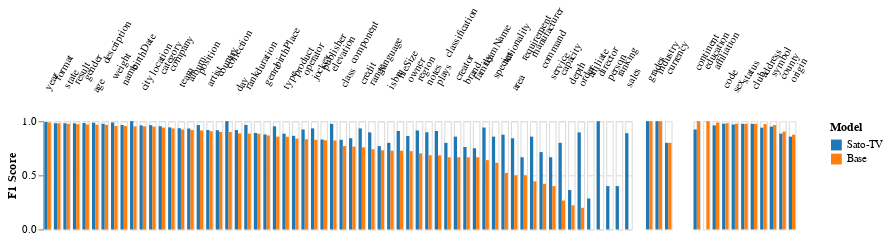

The notebook cell saved with this chart:
### Code cell
f2

### Figure 1 — Vega-Lite specification as saved in the notebook (floating-point values rounded to 4 significant figures)
{"config": {"view": {"continuousWidth": 400, "continuousHeight": 300}, "facet": {"spacing": 0.8}}, "hconcat": [{"data": {"name": "data-492e920bcffcb45361117eaab9cbeadc"}, "facet": {"column": {"field": "type", "header": {"labelAngle": 300}, "sort": {"field": "F1", "op": "min", "order": "descending"}, "title": null, "type": "ordinal"}}, "spec": {"mark": {"type": "bar", "size": 3}, "encoding": {"color": {"field": "Model", "scale": {"domain": ["Sato-TV", "Base"], "scheme": "category10"}, "sort": ["Sato", "Sato-TV", "Sato-ST", "Base"], "type": "nominal"}, "x": {"axis": null, "field": "Model", "sort": ["Sato", "Sato-TV", "Sato-ST", "Base"], "type": "ordinal"}, "y": {"field": "F1", "title": "F1 Score", "type": "quantitative"}}, "height": 100, "width": 6}}, {"data": {"name": "data-743c36fc6c0684ca91f4e48f77de576f"}, "facet": {"column": {"field": "type", "header": {"labelAngle": 300}, "sort": {"field": "F1", "op": "max", "order": "descending"}, "title": null, "type": "ordinal"}}, "spec": {"mark": {"type": "bar", "size": 3}, "encoding": {"color": {"field": "Model", "scale": {"domain": ["Sato-TV", "Base"], "scheme": "category10"}, "sort": ["Sato", "Sato-TV", "Sato-ST", "Base"], "type": "nominal"}, "x": {"axis": null, "field": "Model", "sort": ["Sato", "Sato-TV", "Sato-ST", "Base"], "title": null, "type": "ordinal"}, "y": {"axis": null, "field": "F1", "title": null, "type": "quantitative"}}, "height": 100, "width": 6}}, {"data": {"name": "data-6fe09edf684e4815902701148a910bd9"}, "facet": {"column": {"field": "type", "header": {"labelAngle": 300}, "sort": {"field": "F1", "op": "max", "order": "descending"}, "title": null, "type": "ordinal"}}, "spec": {"mark": {"type": "bar", "size": 3}, "encoding": {"color": {"field": "Model", "scale": {"domain": ["Sato-TV", "Base"], "scheme": "category10"}, "sort": ["Sato", "Sato-TV", "Sato-ST", "Base"], "type": "nominal"}, "x": {"axis": null, "field": "Model", "sort": ["Sato", "Sato-TV", "Sato-ST", "Base"], "title": null, "type": "ordinal"}, "y": {"axis": null, "field": "F1", "title": null, "type": "quantitative"}}, "height": 100, "width": 6}}], "spacing": 0, "$schema": "https://vega.github.io/schema/vega-lite/v4.17.0.json", "datasets": {"data-492e920bcffcb45361117eaab9cbeadc": [{"type": "affiliate", "Model": "Sato-TV", "F1": 0.2857}, {"type": "age", "Model": "Sato-TV", "F1": 0.9857}, {"type": "album", "Model": "Sato-TV", "F1": 0.9322}, {"type": "area", "Model": "Sato-TV", "F1": 0.8421}, {"type": "artist", "Model": "Sato-TV", "F1": 0.9182}, {"type": "birthDate", "Model": "Sato-TV", "F1": 1.0}, {"type": "birthPlace", "Model": "Sato-TV", "F1": 0.9524}, {"type": "brand", "Model": "Sato-TV", "F1": 0.7619}, {"type": "capacity", "Model": "Sato-TV", "F1": 0.8}, {"type": "category", "Model": "Sato-TV", "F1": 0.9534}, {"type": "city", "Model": "Sato-TV", "F1": 0.9609}, {"type": "class", "Model": "Sato-TV", "F1": 0.8281}, {"type": "classification", "Model": "Sato-TV", "F1": 0.8}, {"type": "collection", "Model": "Sato-TV", "F1": 1.0}, {"type": "command", "Model": "Sato-TV", "F1": 0.7143}, {"type": "company", "Model": "Sato-TV", "F1": 0.9427}, {"type": "component", "Model": "Sato-TV", "F1": 0.8421}, {"type": "country", "Model": "Sato-TV", "F1": 0.9167}, {"type": "creator", "Model": "Sato-TV", "F1": 0.8571}, {"type": "credit", "Model": "Sato-TV", "F1": 0.9333}, {"type": "day", "Model": "Sato-TV", "F1": 0.9176}, {"type": "depth", "Model": "Sato-TV", "F1": 0.3636}, {"type": "description", "Model": "Sato-TV", "F1": 0.9759}, {"type": "director", "Model": "Sato-TV", "F1": 1.0}, {"type": "duration", "Model": "Sato-TV", "F1": 0.8913}, {"type": "elevation", "Model": "Sato-TV", "F1": 0.975}, {"type": "family", "Model": "Sato-TV", "F1": 0.75}, {"type": "fileSize", "Model": "Sato-TV", "F1": 0.9091}, {"type": "format", "Model": "Sato-TV", "F1": 0.9809}, {"type": "gender", "Model": "Sato-TV", "F1": 0.9826}, {"type": "genre", "Model": "Sato-TV", "F1": 0.8772}, {"type": "isbn", "Model": "Sato-TV", "F1": 0.8}, {"type": "jockey", "Model": "Sato-TV", "F1": 0.9333}, {"type": "language", "Model": "Sato-TV", "F1": 0.7692}, {"type": "location", "Model": "Sato-TV", "F1": 0.9633}, {"type": "manufacturer", "Model": "Sato-TV", "F1": 0.8571}, {"type": "name", "Model": "Sato-TV", "F1": 0.9648}, {"type": "nationality", "Model": "Sato-TV", "F1": 0.875}, {"type": "notes", "Model": "Sato-TV", "F1": 0.8975}, {"type": "operator", "Model": "Sato-TV", "F1": 0.9231}, {"type": "order", "Model": "Sato-TV", "F1": 0.8966}, {"type": "owner", "Model": "Sato-TV", "F1": 0.8636}, {"type": "person", "Model": "Sato-TV", "F1": 0.4}, {"type": "plays", "Model": "Sato-TV", "F1": 0.9091}, {"type": "position", "Model": "Sato-TV", "F1": 0.9638}, {"type": "product", "Model": "Sato-TV", "F1": 0.8649}, {"type": "publisher", "Model": "Sato-TV", "F1": 0.8302}, {"type": "range", "Model": "Sato-TV", "F1": 0.8966}, {"type": "rank", "Model": "Sato-TV", "F1": 0.9654}, {"type": "ranking", "Model": "Sato-TV", "F1": 0.4}, {"type": "region", "Model": "Sato-TV", "F1": 0.9143}, {"type": "requirement", "Model": "Sato-TV", "F1": 0.6667}, {"type": "result", "Model": "Sato-TV", "F1": 0.9801}, {"type": "sales", "Model": "Sato-TV", "F1": 0.8889}, {"type": "service", "Model": "Sato-TV", "F1": 0.6667}, {"type": "species", "Model": "Sato-TV", "F1": 0.8571}, {"type": "state", "Model": "Sato-TV", "F1": 0.9805}, {"type": "team", "Model": "Sato-TV", "F1": 0.9353}, {"type": "teamName", "Model": "Sato-TV", "F1": 0.9412}, {"type": "type", "Model": "Sato-TV", "F1": 0.8845}, {"type": "weight", "Model": "Sato-TV", "F1": 0.9878}, {"type": "year", "Model": "Sato-TV", "F1": 0.9923}, {"type": "affiliate", "Model": "Base", "F1": 0.0}, {"type": "age", "Model": "Base", "F1": 0.9674}, {"type": "album", "Model": "Base", "F1": 0.9184}, {"type": "area", "Model": "Base", "F1": 0.5}, {"type": "artist", "Model": "Base", "F1": 0.9074}, {"type": "birthDate", "Model": "Base", "F1": 0.9524}, {"type": "birthPlace", "Model": "Base", "F1": 0.8571}, {"type": "brand", "Model": "Base", "F1": 0.6667}, {"type": "capacity", "Model": "Base", "F1": 0.2667}, {"type": "category", "Model": "Base", "F1": 0.9406}, {"type": "city", "Model": "Base", "F1": 0.952}, {"type": "class", "Model": "Base", "F1": 0.7703}, {"type": "classification", "Model": "Base", "F1": 0.6667}, {"type": "collection", "Model": "Base", "F1": 0.9}, {"type": "command", "Model": "Base", "F1": 0.4211}, {"type": "company", "Model": "Base", "F1": 0.9333}, {"type": "component", "Model": "Base", "F1": 0.7647}, {"type": "country", "Model": "Base", "F1": 0.9015}, {"type": "creator", "Model": "Base", "F1": 0.6667}, {"type": "credit", "Model": "Base", "F1": 0.7586}, {"type": "day", "Model": "Base", "F1": 0.8864}, {"type": "depth", "Model": "Base", "F1": 0.2222}, {"type": "description", "Model": "Base", "F1": 0.9665}, {"type": "director", "Model": "Base", "F1": 0.0}, {"type": "duration", "Model": "Base", "F1": 0.8837}, {"type": "elevation", "Model": "Base", "F1": 0.8219}, {"type": "family", "Model": "Base", "F1": 0.6667}, {"type": "fileSize", "Model": "Base", "F1": 0.7273}, {"type": "format", "Model": "Base", "F1": 0.9806}, {"type": "gender", "Model": "Base", "F1": 0.9692}, {"type": "genre", "Model": "Base", "F1": 0.8679}, {"type": "isbn", "Model": "Base", "F1": 0.7273}, {"type": "jockey", "Model": "Base", "F1": 0.8276}, {"type": "language", "Model": "Base", "F1": 0.7308}, {"type": "location", "Model": "Base", "F1": 0.9495}, {"type": "manufacturer", "Model": "Base", "F1": 0.4444}, {"type": "name", "Model": "Base", "F1": 0.955}, {"type": "nationality", "Model": "Base", "F1": 0.5217}, {"type": "notes", "Model": "Base", "F1": 0.6851}, {"type": "operator", "Model": "Base", "F1": 0.8333}, {"type": "order", "Model": "Base", "F1": 0.2}, {"type": "owner", "Model": "Base", "F1": 0.7234}, {"type": "person", "Model": "Base", "F1": 0.0}, {"type": "plays", "Model": "Base", "F1": 0.6842}, {"type": "position", "Model": "Base", "F1": 0.9143}, {"type": "product", "Model": "Base", "F1": 0.8387}, {"type": "publisher", "Model": "Base", "F1": 0.8235}, {"type": "range", "Model": "Base", "F1": 0.7407}, {"type": "rank", "Model": "Base", "F1": 0.8858}, {"type": "ranking", "Model": "Base", "F1": 0.0}, {"type": "region", "Model": "Base", "F1": 0.7027}, {"type": "requirement", "Model": "Base", "F1": 0.5}, {"type": "result", "Model": "Base", "F1": 0.9722}, {"type": "sales", "Model": "Base", "F1": 0.0}, {"type": "service", "Model": "Base", "F1": 0.4}, {"type": "species", "Model": "Base", "F1": 0.6154}, {"type": "state", "Model": "Base", "F1": 0.9752}, {"type": "team", "Model": "Base", "F1": 0.9231}, {"type": "teamName", "Model": "Base", "F1": 0.64}, {"type": "type", "Model": "Base", "F1": 0.8562}, {"type": "weight", "Model": "Base", "F1": 0.956}, {"type": "year", "Model": "Base", "F1": 0.9877}], "data-743c36fc6c0684ca91f4e48f77de576f": [{"type": "currency", "Model": "Sato-TV", "F1": 0.8}, {"type": "grades", "Model": "Sato-TV", "F1": 1.0}, {"type": "industry", "Model": "Sato-TV", "F1": 1.0}, {"type": "currency", "Model": "Base", "F1": 0.8}, {"type": "grades", "Model": "Base", "F1": 1.0}, {"type": "industry", "Model": "Base", "F1": 1.0}], "data-6fe09edf684e4815902701148a910bd9": [{"type": "address", "Model": "Sato-TV", "F1": 0.9402}, {"type": "affiliation", "Model": "Sato-TV", "F1": 0.961}, {"type": "club", "Model": "Sato-TV", "F1": 0.9756}, {"type": "code", "Model": "Sato-TV", "F1": 0.9766}, {"type": "continent", "Model": "Sato-TV", "F1": 0.9231}, {"type": "county", "Model": "Sato-TV", "F1": 0.8848}, {"type": "education", "Model": "Sato-TV", "F1": 0.0}, {"type": "origin", "Model": "Sato-TV", "F1": 0.8571}, {"type": "sex", "Model": "Sato-TV", "F1": 0.9692}, {"type": "status", "Model": "Sato-TV", "F1": 0.9754}, {"type": "symbol", "Model": "Sato-TV", "F1": 0.9501}, {"type": "address", "Model": "Base", "F1": 0.9732}, {"type": "affiliation", "Model": "Base", "F1": 0.987}, {"type": "club", "Model": "Base", "F1": 0.9759}, {"type": "code", "Model": "Base", "F1": 0.9815}, {"type": "continent", "Model": "Base", "F1": 1.0}, {"type": "county", "Model": "Base", "F1": 0.904}, {"type": "education", "Model": "Base", "F1": 1.0}, {"type": "origin", "Model": "Base", "F1": 0.875}, {"type": "sex", "Model": "Base", "F1": 0.9771}, {"type": "status", "Model": "Base", "F1": 0.976}, {"type": "symbol", "Model": "Base", "F1": 0.9641}]}}
